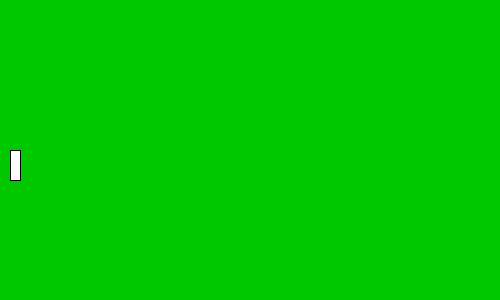
Frame 1 (no input)
Frame 60 (the mouse pressed at the canvas centre just before this capture): identical to frame 1, image omitted
Frame 120 (the mouse held since frame 60 and released just before this capture): identical to frame 1, image omitted

The Processing sketch that drew this single still picture (run headless with seeded random() and noise(); from frame 60 on, the mouse is pressed at the canvas centre):

// Processing sketch: Exercise5_rectUpDown
// ── Exercise5_rectUpDown.pde
float batY=150;
void setup()
{
   size(500,300); 
}

void draw()
{
   background(0,200,0);
   rect(10,batY,10,30); 
}

void keyPressed()
{
  if(key==CODED)
  {
    if(keyCode==UP&&batY>0)
    {
      batY=batY-5;
    }
    if(keyCode==DOWN&&batY<270)
    {
      batY=batY+5;
    }
  }
}
